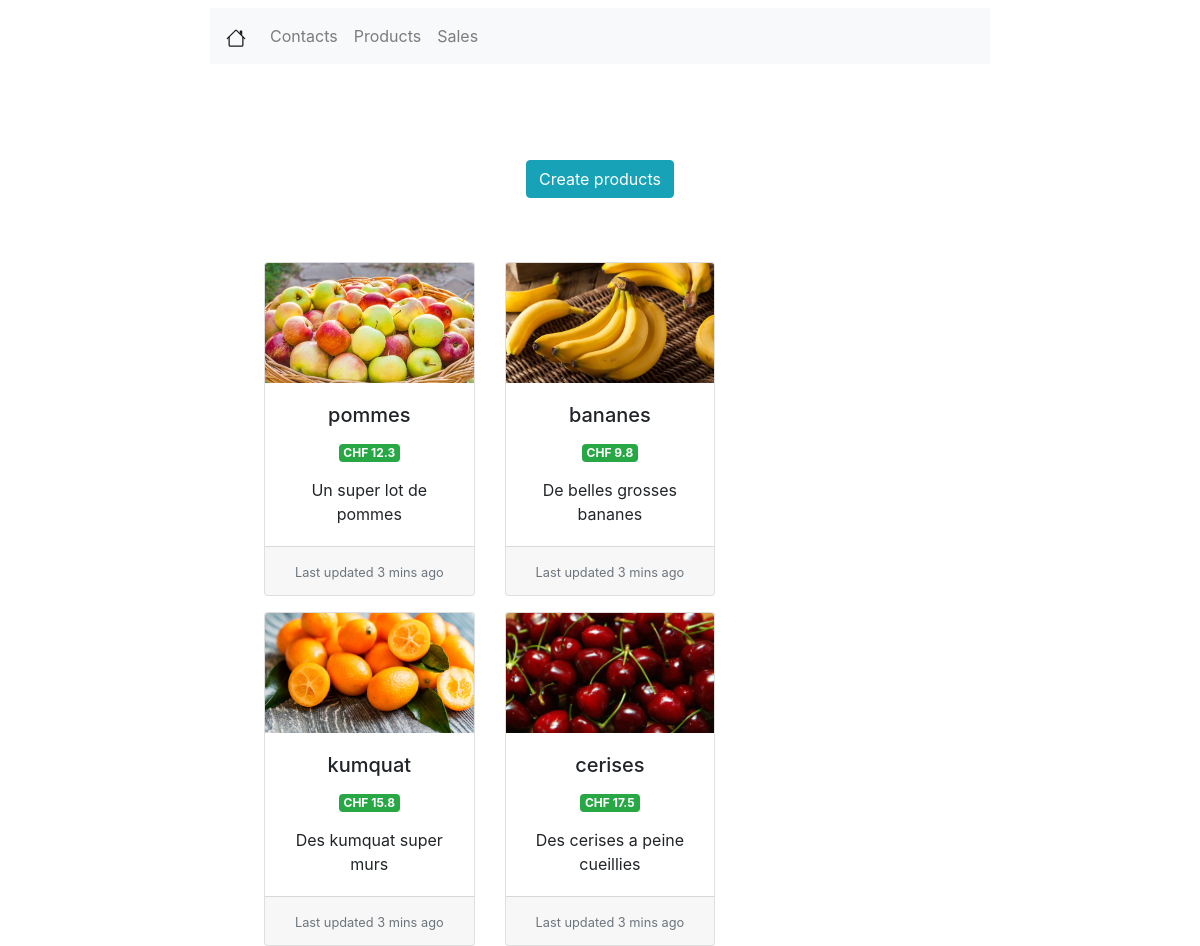
Screenshot of /products/ with the database file from the repository.
### products/models.py (models this page shows)
class Product(models.Model):
    name = models.CharField(verbose_name="Nom du produit", max_length=50)
    price = models.FloatField(verbose_name="Prix du produit")
    description = models.TextField(verbose_name="Description du produit", null=True)
    picture = models.ImageField(verbose_name="Illustrations", upload_to='products', null=True)
    categ_id = models.ForeignKey(ProductCategory, on_delete=models.CASCADE, null=True)
    tax_ids = models.ManyToManyField("tax.AccountTax")

### products/views.py (the view)
# urls.py: path('', views.IndexView.as_view(), name='contacts'),
class IndexView(generic.ListView):
    template_name = 'product/products_listview.html'
    context_object_name = 'products_list'
    def get_queryset(self):
        return Product.objects.all()

### products/templates/product/products_listview.html
{% extends 'viewlist/viewlist.html' %}
{% load static %}
{% block viewlist %}
    <div class="row mx-auto mt-5 justify-content-center">
        <div class="row mx-auto mt-5 justify-content-center">
            <form class="form-inline">
                <a class="btn btn-info" href="#" role="button">Create products</a>
            </form>
        </div>
    </div>
    <div class="row mx-auto mt-5 justify-content-center">
        {% if products_list %}
            <div class="card-deck" style="width: 60%">
                {% for product in products_list %}
                    <div class="card text-center mt-3" style="min-width: 30%; max-width: 30%">
                        <a href="#">
                            <img src="{% static product.picture %}" class="card-img-top" alt="..."
                                 style="width: 100%; height: 10vw;
                                 object-fit: cover;">
                        </a>
                        <div class="card-body">
                            <h5 class="card-title">{{ product.name }}</h5>
                            <p class="badge badge-success">CHF {{ product.price }}</p>
                            <p class="card-text">{{ product.description }}</p>
                        </div>
                        <div class="card-footer">
                            <small class="text-muted">Last updated 3 mins ago</small>
                        </div>
                    </div>
                {% endfor %}
            </div>
        {% else %}
            <p>No products are available.</p>
        {% endif %}
    </div>
{% endblock %}

### rows the page displays
Product: picture (picture), name "pommes", price "12.3", description "Un super lot de pommes"
Product: picture (picture), name "bananes", price "9.8", description "De belles grosses bananes"
Product: picture (picture), name "kumquat", price "15.8", description "Des kumquat super murs"
Product: picture (picture), name "cerises", price "17.5", description "Des cerises a peine cueillies"
